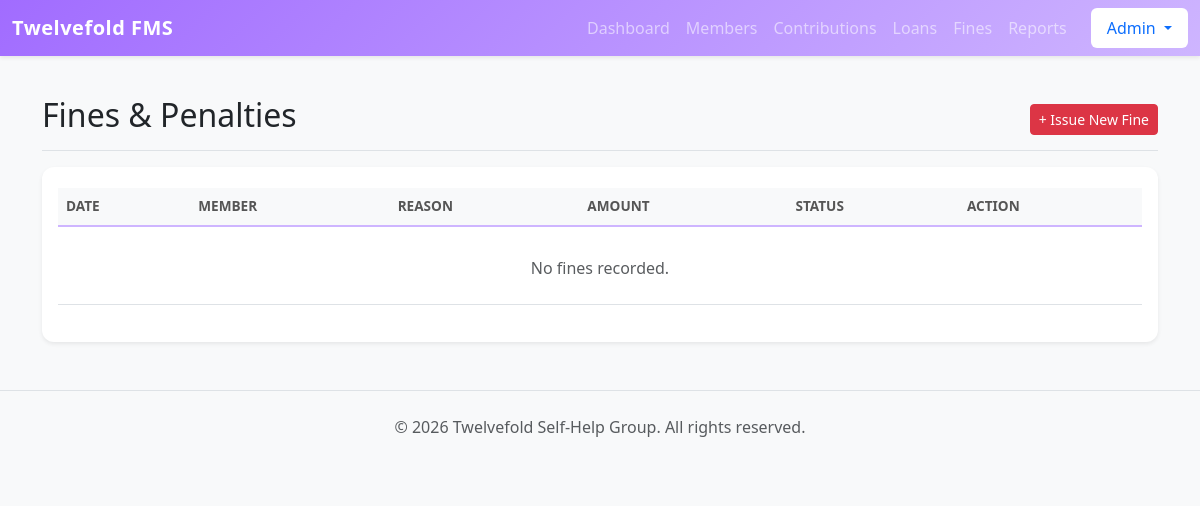
The page /finance/fines/ (signed in) on the database as committed earlier.
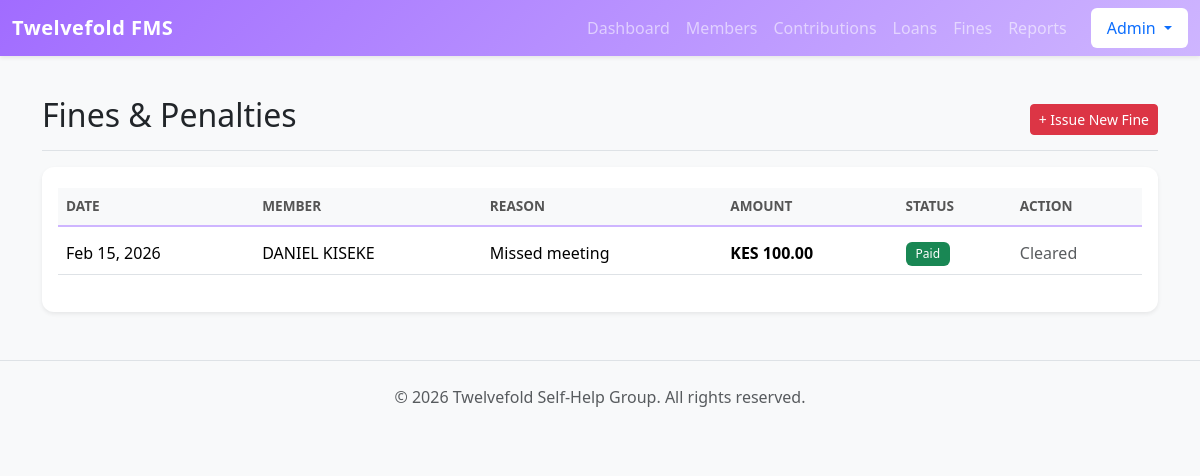
The same page on the database as committed later.
### finance/models.py (models this page shows, shortened)
class Fine(models.Model):
    member = models.ForeignKey(Member, on_delete=models.CASCADE)
    amount = models.DecimalField(max_digits=10, decimal_places=2)
    reason = models.CharField(max_length=100)  # e.g., "Late Payment", "Missed Meeting" [cite: 1254]
    date_issued = models.DateField(default=timezone.now)
    is_paid = models.BooleanField(default=False)

### members/models.py (models this page shows)
class Member(models.Model):
    first_name = models.CharField(max_length=50)
    last_name = models.CharField(max_length=50)
    phone_number = models.CharField(
        max_length=15,
        unique=True,
        help_text="Format: 07XX XXX XXX"
    )
    date_joined = models.DateField(default=timezone.now)
    monthly_contribution_amount = models.DecimalField(
        max_digits=10,
        decimal_places=2,
        default=1000.00
    )
    is_active = models.BooleanField(default=True)
    def __str__(self):
        return f"{self.first_name} {self.last_name}"
    class Meta:
        ordering = ['first_name']

### finance/views.py (the view)
# urls.py: path('fines/', views.fine_list, name='fine_list'),
@login_required
def fine_list(request):
    fines = Fine.objects.all().order_by('is_paid', '-date_issued')
    return render(request, 'finance/fine_list.html', {'fines': fines})

### templates/finance/fine_list.html (shortened to what this page needs)
<!DOCTYPE html>
<html lang="en">
<head>
</head>
<body>
{% extends 'base.html' %}
{% block content %}
<div class="d-flex justify-content-between flex-wrap flex-md-nowrap align-items-center pt-3 pb-2 mb-3 border-bottom">
    <h1 class="h2">Fines & Penalties</h1>
    <div class="btn-toolbar mb-2 mb-md-0">
        {% if user.is_staff %}
    <a href="{% url 'add_fine' %}" class="btn btn-sm btn-danger">
        + Issue New Fine
    </a>
        {% endif %}
    </div>
</div>
<div class="card shadow-sm border-danger">
    <div class="card-body">
        <div class="table-responsive">
            <table class="table table-hover align-middle">
                <thead class="table-light">
                    <tr>
                        <th>Date</th>
                        <th>Member</th>
                        <th>Reason</th>
                        <th>Amount</th>
                        <th>Status</th>
                        <th>Action</th>
                    </tr>
                </thead>
                <tbody>
                    {% for fine in fines %}
                    <tr class="{% if not fine.is_paid %}table-warning{% endif %}">
                        <td>{{ fine.date_issued|date:"M d, Y" }}</td>
                        <td>{{ fine.member }}</td>
                        <td>{{ fine.reason }}</td>
                        <td class="fw-bold">KES {{ fine.amount }}</td>
                        <td>
                            {% if fine.is_paid %}
                                <span class="badge bg-success">Paid</span>
                            {% else %}
                                <span class="badge bg-danger">Unpaid</span>
                            {% endif %}
                        </td>
                        <td>
                            {% if not fine.is_paid %}
                            <a href="{% url 'mark_fine_paid' fine.id %}" class="btn btn-sm btn-outline-success">
                                Mark Paid
                            </a>
                            {% else %}
                            <span class="text-muted"> Cleared</span>
                            {% endif %}
                        </td>
                    </tr>
                    {% empty %}
                    <tr>
                        <td colspan="6" class="text-center text-muted py-4">
                            No fines recorded.
                        </td>
                    </tr>
                    {% endfor %}
                </tbody>
            </table>
        </div>
    </div>
</div>
{% endblock %}

Rows that differ between the two databases and show on the page:
added Fine: date_issued "Feb 15, 2026", member "DANIEL KISEKE", reason "Missed meeting", amount "100.00", is_paid "Paid"
Other text that changed with them:
text no longer shown: "No fines recorded."
